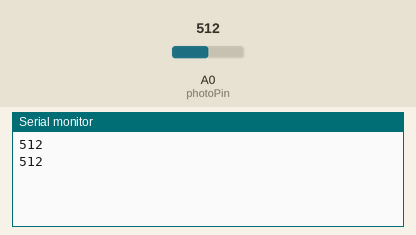
A sketch run on a simulated Arduino Uno, built with avr-gcc and run on an emulated ATmega328P. Shown: the last lines printed to the serial monitor. Inputs (shaded band) come from the test bench; at power-on: A0 (photoPin) = 512.

Above: at 1.8 s.
1.9 s: A0 (photoPin) set to 716
At 2.8 s:
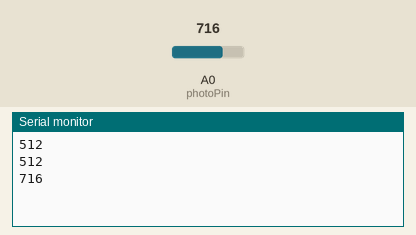
3.4 s: A0 (photoPin) set to 900
At 4.8 s:
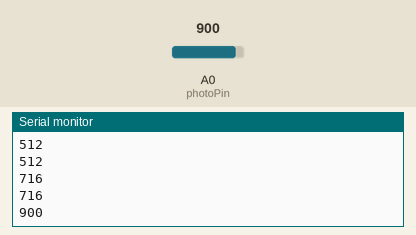
Timing chart, 0 to 6.4 s (numbered marks = the images above; inputs shaded):
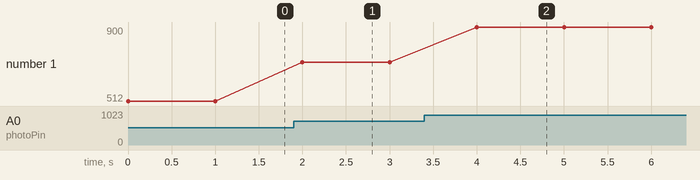

Measured:
- after the input at 1.9 s, the serial monitor: prints a new line after 0.10 s (image 1)
- after the input at 3.4 s, the serial monitor: prints a new line after 0.60 s (image 2)
- plotted number 1: 512 → 716 after the input at 1.9 s, 716 → 900 after the input at 3.4 s

The sketch:

photoresistor.ino
```cpp
//Photoresistor read jumper connected at analog pin A0
int photoPin = A0;

//Value read from the photoresistor
int res;

//Program delay
int dt = 1000;

void setup() {
  // Pin A0 is an input
  pinMode(photoPin, INPUT);

  //Initialize the serial monitor with a baud rate of 9600
  Serial.begin(9600);

}

void loop() {

  // Read the value from the photoresistor (Closely related to the resistance and hence the voltage into res
  res = analogRead(photoPin);

  //Print the value into the serial monitor
  Serial.println(res);
  delay(dt);

}
```
